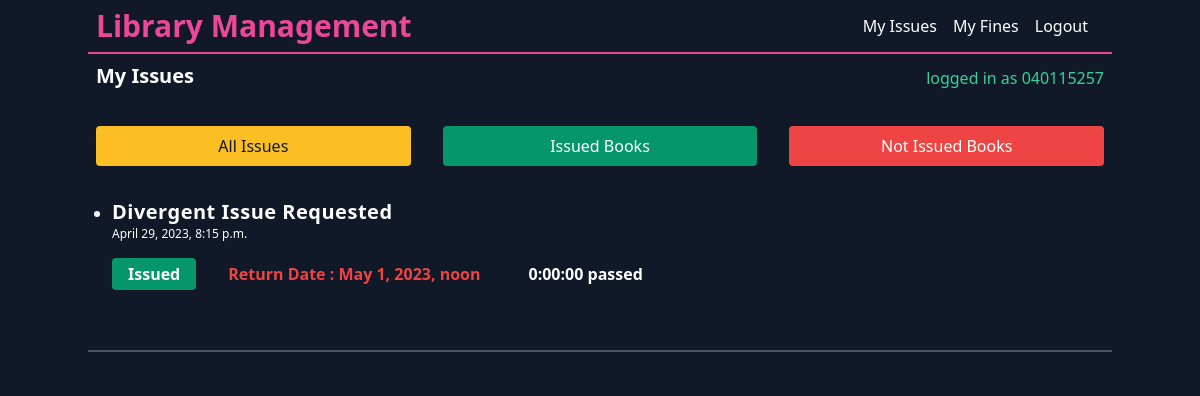
Screenshot of /my-issues/ (signed in) with the database file from the repository.
### library/models.py (models this page shows, shortened)
class Issue(models.Model):
    student=models.ForeignKey(Student,on_delete=models.CASCADE)
    book=models.ForeignKey(Book,on_delete=models.CASCADE)
    created_at=models.DateTimeField( auto_now=True)
    issued=models.BooleanField(default=False)
    issued_at=models.DateTimeField( auto_now=False,null=True,blank=True)
    returned=models.BooleanField(default=False)
    return_date=models.DateTimeField(auto_now=False,auto_created=False,auto_now_add=False,null=True,blank=True)
    def days_no(self):
        if self.issued:
            y,m,d=str(timezone.now().date()).split('-')
            today=datetime.date(int(y),int(m),int(d))
            y2,m2,d2=str(self.return_date.date()).split('-')
            lastdate=datetime.date(int(y2),int(m2),int(d2))
            print(lastdate-today,lastdate>today)
            if lastdate > today:
                return "{} left".format(str(lastdate-today).split(',')[0])
            else:
                return "{} passed".format(str(today-lastdate).split(',')[0])
        else:
            return ""

class Book(models.Model):
    name=models.CharField(max_length=350)
    author=models.ForeignKey(Author,on_delete=models.CASCADE)
    image=models.ImageField()
    category=models.CharField(max_length=220)

### library/views.py (the view)
# urls.py: path('my-issues/',myissues),
@login_required(login_url='/student/login/')
@user_passes_test(lambda u: not u.is_superuser ,login_url='/student/login/')
def myissues(request):
    if Student.objects.filter(student_id=request.user):
        student=Student.objects.filter(student_id=request.user)[0]
        if request.GET.get('issued') is not None:
            issues=Issue.objects.filter(student=student,issued=True)
        elif request.GET.get('notissued') is not None:
            issues=Issue.objects.filter(student=student,issued=False)
        else:
            issues=Issue.objects.filter(student=student)
        return render(request,'library/myissues.html',{'issues':issues})
    messages.error(request,'You are Not a Student !')
    return redirect('/')

### templates/library/myissues.html
{% extends 'base.html' %} {% block heading %} My Issues {% endblock heading %}
{% block content %}
<form
  class="flex flex-col sm:flex-row items-center justify-start"
  method="GET"
  action="/my-issues/"
>
  <button
    class="text-gray-900 w-1/2 hover:shadow-md text-md rounded bg-yellow-400 px-4 py-2"
    name="all"
    type="submit"
  >
    All Issues
  </button>
  <button
    class="text-white ml-0 mt-4 w-1/2 sm:mt-0 sm:ml-8 hover:shadow-md text-md rounded bg-green-600 px-4 py-2"
    name="issued"
    type="submit"
  >
    Issued Books
  </button>
  <button
    class="text-white ml-0 w-1/2 mt-4 sm:mt-0 sm:ml-8 hover:shadow-md text-md rounded bg-red-500 px-4 py-2"
    name="notissued"
    type="submit"
  >
    Not Issued Books
  </button>
</form>
<ul class="list-disc px-4 mt-8">
  {% for issue in issues %}
  <li class="">
    <h3 class="text-xl font-semibold tracking-wide">
      {{issue.book.name}} Issue Requested
    </h3>
    <h4 class="text-xs">{{issue.created_at}}</h4>
    <div class="flex flex-row w-2/3 space-x-4 mt-4 mb-8">
      {% if issue.issued %}
      <h5 class="w-xs font-bold rounded bg-green-600 px-4 py-1">Issued</h5>
      <h5 class="w-xs font-bold text-red-500 px-4 py-1">
        Return Date : {{issue.return_date}}
      </h5>
      {% else %}
      <h5 class="w-xs rounded font-bold text-pink-500 px-0 py-0">
        Issue Request Pending
      </h5>
      {% endif %}
      {% if issue.issued and issue.returned %}
      <h5 class="w-xs rounded font-bold bg-green-600 px-4 py-1">Returned</h5>
      {% else %}
      <h5 class="w-xs font-bold px-4 py-1">{{issue.days_no}}</h5>
      {% endif %}
    </div>
  </li>
  {% empty %}
  <h2>Nothing Found</h2>
  {% endfor %}
</ul>
{% endblock %}

### templates/base.html (shortened to what this page needs)
<!DOCTYPE html>
<html lang="en">
  <head>
    <link
      href="https://unpkg.com/tailwindcss@^2/dist/tailwind.min.css"
      rel="stylesheet"
    />
  </head>
  <body class="min-h-screen bg-gray-900 text-white">
    {% include 'nav.html' %}
    <header
      class="flex flex-row justify-between items-end mb-5 md:mx-auto max-w-5xl p-2"
    >
      <h1 class="font-bold text-lg sm:text-xl capitalize">
        {%block heading %}{% endblock heading %}
      </h1>
      {% if user.is_anonymous %}
      <h2 class="text-red-400 sm:pr-5 xl:pr-3">logged out</h2>
      {% else %}
      <h2 class="text-green-400">logged in as {{user}}</h2>
      {% endif %}
    </header>
    <main class="container md:mx-auto max-w-5xl p-2">
      {% block content %}{% endblock content %}
    </main>
    {% include 'footer.html' %}
  </body>
</html>

### rows the page displays
Issue: book.name "Divergent", created_at "April 29, 2023, 8:15 p.m.", return_date "May 1, 2023, noon", days_no "0:00:00 passed"

### other values shown
{{ user }} "040115257"
